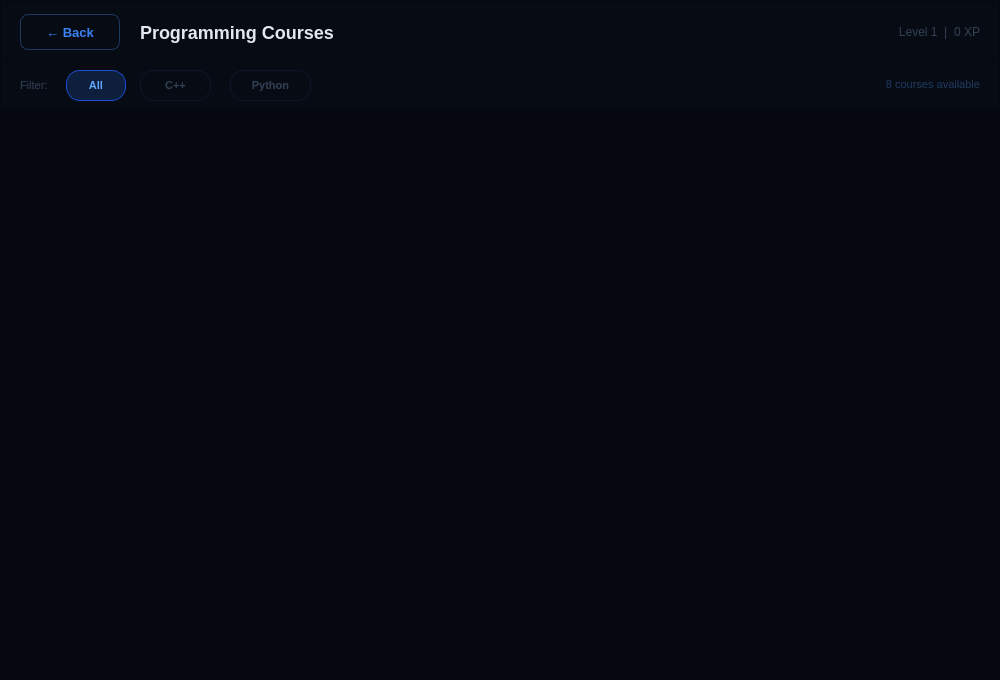
<?xml version="1.0" encoding="UTF-8"?>
<ui version="4.0">
 <class>coursewindow</class>
 <widget class="QWidget" name="coursewindow">
  <property name="geometry">
   <rect>
    <x>0</x>
    <y>0</y>
    <width>1000</width>
    <height>680</height>
   </rect>
  </property>
  <property name="windowTitle">
   <string>Langora — Courses</string>
  </property>
  <property name="styleSheet">
   <string notr="true">QWidget#coursewindow { background-color: #050810; }</string>
  </property>
  <widget class="QFrame" name="topbar">
   <property name="geometry">
    <rect>
     <x>0</x>
     <y>0</y>
     <width>1000</width>
     <height>64</height>
    </rect>
   </property>
   <property name="styleSheet">
    <string notr="true">
QFrame#topbar {
    background-color: #070b14;
    border-bottom: 1px solid #0f1629;
}
    </string>
   </property>
   <property name="frameShape">
    <enum>QFrame::Shape::StyledPanel</enum>
   </property>
   <widget class="QPushButton" name="pushButton_back">
    <property name="geometry">
     <rect>
      <x>20</x>
      <y>14</y>
      <width>100</width>
      <height>36</height>
     </rect>
    </property>
    <property name="styleSheet">
     <string notr="true">
QPushButton {
    background: transparent;
    color: #3b82f6;
    border: 1px solid #1e3a5f;
    border-radius: 8px;
    font-size: 13px;
    font-weight: bold;
}
QPushButton:hover {
    background: #070f24;
    border-color: #1d4ed8;
}
     </string>
    </property>
    <property name="text">
     <string>← Back</string>
    </property>
   </widget>
   <widget class="QLabel" name="label_title">
    <property name="geometry">
     <rect>
      <x>140</x>
      <y>14</y>
      <width>400</width>
      <height>36</height>
     </rect>
    </property>
    <property name="styleSheet">
     <string notr="true">QLabel { color: #e2e8f0; font-size: 18px; font-weight: bold; background: transparent; }</string>
    </property>
    <property name="text">
     <string>Programming Courses</string>
    </property>
   </widget>
   <widget class="QLabel" name="label_userinfo">
    <property name="geometry">
     <rect>
      <x>760</x>
      <y>14</y>
      <width>220</width>
      <height>36</height>
     </rect>
    </property>
    <property name="styleSheet">
     <string notr="true">QLabel { color: #334155; font-size: 12px; background: transparent; }</string>
    </property>
    <property name="text">
     <string>Level 1  |  0 XP</string>
    </property>
    <property name="alignment">
     <set>Qt::AlignmentFlag::AlignRight|Qt::AlignmentFlag::AlignTrailing|Qt::AlignmentFlag::AlignVCenter</set>
    </property>
   </widget>
  </widget>
  <widget class="QFrame" name="filterbar">
   <property name="geometry">
    <rect>
     <x>0</x>
     <y>60</y>
     <width>1000</width>
     <height>48</height>
    </rect>
   </property>
   <property name="styleSheet">
    <string notr="true">
QFrame#filterbar {
    background-color: #070b14;
    border-bottom: 1px solid #0a0f1e;
}
    </string>
   </property>
   <property name="frameShape">
    <enum>QFrame::Shape::StyledPanel</enum>
   </property>
   <widget class="QLabel" name="label_filter">
    <property name="geometry">
     <rect>
      <x>20</x>
      <y>10</y>
      <width>40</width>
      <height>31</height>
     </rect>
    </property>
    <property name="styleSheet">
     <string notr="true">QLabel { color: #334155; font-size: 11px; background: transparent; }</string>
    </property>
    <property name="text">
     <string>Filter:</string>
    </property>
   </widget>
   <widget class="QPushButton" name="btn_filter_all">
    <property name="geometry">
     <rect>
      <x>66</x>
      <y>10</y>
      <width>60</width>
      <height>31</height>
     </rect>
    </property>
    <property name="styleSheet">
     <string notr="true">
QPushButton {
    background: #0d1f3c;
    color: #60a5fa;
    border: 1px solid #1d4ed8;
    border-radius: 14px;
    font-size: 11px;
    font-weight: bold;
}
QPushButton:hover { background: #0f2448; }
     </string>
    </property>
    <property name="text">
     <string>All</string>
    </property>
   </widget>
   <widget class="QPushButton" name="btn_filter_cpp">
    <property name="geometry">
     <rect>
      <x>140</x>
      <y>10</y>
      <width>71</width>
      <height>31</height>
     </rect>
    </property>
    <property name="styleSheet">
     <string notr="true">
QPushButton {
    background: transparent;
    color: #334155;
    border: 1px solid #0f1629;
    border-radius: 14px;
    font-size: 11px;
    font-weight: bold;
}
QPushButton:hover {
    background: #0d1f3c;
    color: #60a5fa;
    border-color: #1d4ed8;
}
     </string>
    </property>
    <property name="text">
     <string>C++</string>
    </property>
   </widget>
   <widget class="QPushButton" name="btn_filter_python">
    <property name="geometry">
     <rect>
      <x>230</x>
      <y>10</y>
      <width>81</width>
      <height>31</height>
     </rect>
    </property>
    <property name="styleSheet">
     <string notr="true">
QPushButton {
    background: transparent;
    color: #334155;
    border: 1px solid #0f1629;
    border-radius: 14px;
    font-size: 11px;
    font-weight: bold;
}
QPushButton:hover {
    background: #0d1f3c;
    color: #60a5fa;
    border-color: #1d4ed8;
}
     </string>
    </property>
    <property name="text">
     <string>Python</string>
    </property>
   </widget>
   <widget class="QLabel" name="label_count">
    <property name="geometry">
     <rect>
      <x>820</x>
      <y>14</y>
      <width>160</width>
      <height>20</height>
     </rect>
    </property>
    <property name="styleSheet">
     <string notr="true">QLabel { color: #1e3a5f; font-size: 11px; background: transparent; }</string>
    </property>
    <property name="text">
     <string>8 courses available</string>
    </property>
    <property name="alignment">
     <set>Qt::AlignmentFlag::AlignRight|Qt::AlignmentFlag::AlignTrailing|Qt::AlignmentFlag::AlignVCenter</set>
    </property>
   </widget>
  </widget>
  <widget class="QScrollArea" name="scrollArea">
   <property name="geometry">
    <rect>
     <x>0</x>
     <y>112</y>
     <width>1000</width>
     <height>568</height>
    </rect>
   </property>
   <property name="styleSheet">
    <string notr="true">
QScrollArea {
    background-color: #050810;
    border: none;
}
QScrollBar:vertical {
    background: #070b14;
    width: 6px;
    border-radius: 3px;
}
QScrollBar::handle:vertical {
    background: #0f1629;
    border-radius: 3px;
    min-height: 20px;
}
QScrollBar::handle:vertical:hover { background: #1d4ed8; }
QScrollBar::add-line:vertical,
QScrollBar::sub-line:vertical { height: 0px; }
    </string>
   </property>
   <property name="frameShape">
    <enum>QFrame::Shape::NoFrame</enum>
   </property>
   <property name="widgetResizable">
    <bool>true</bool>
   </property>
   <widget class="QWidget" name="scrollContents">
    <property name="geometry">
     <rect>
      <x>0</x>
      <y>0</y>
      <width>1000</width>
      <height>568</height>
     </rect>
    </property>
    <property name="styleSheet">
     <string notr="true">QWidget { background-color: #050810; }</string>
    </property>
   </widget>
  </widget>
 </widget>
 <resources/>
 <connections/>
</ui>
